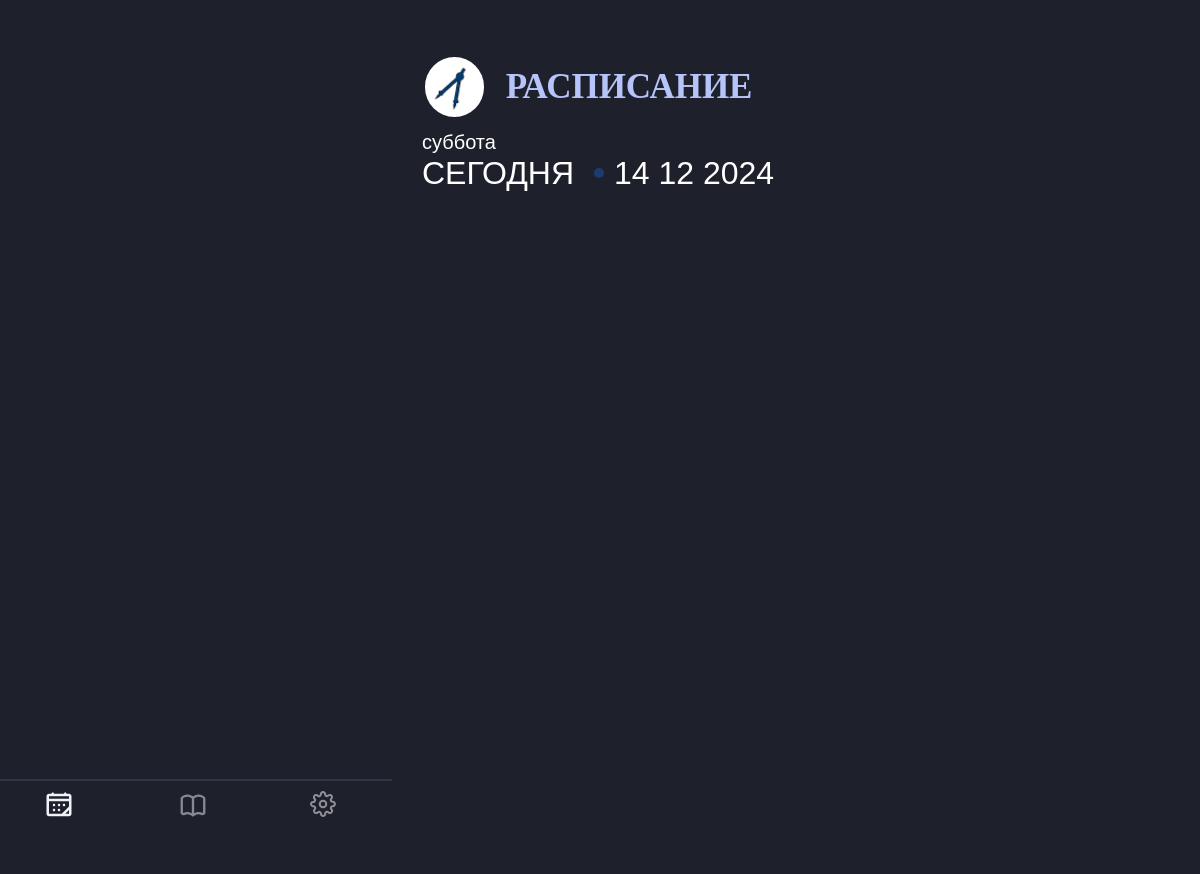
The page /timetable/ on the database as committed earlier.
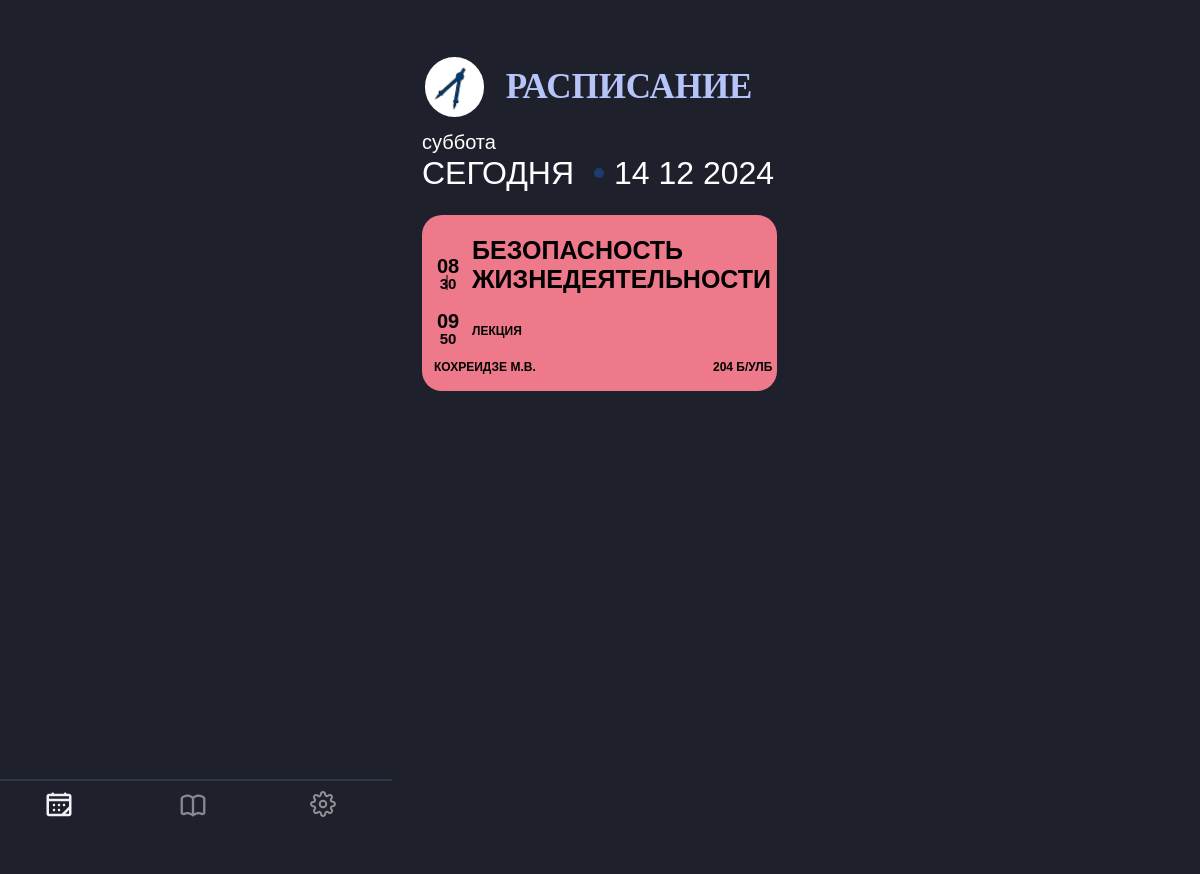
The same page on the database as committed later.
### timetable/models.py (models this page shows, shortened)
class Timetable(models.Model): # Создаём новый класс, который будет служить для блога моделью, указывая все необходимые элементы.
   week_type = models.CharField(max_length=30)#Чётность недели
   time_range = models.CharField(max_length=30)#Время пары Пример: (10:00 11:20)
   subject_name = models.CharField(max_length=300) #Название пары
   subject_type = models.CharField(max_length=30)#Вид пары
   teacher = models.CharField(max_length=200)#Преподаватель
   location = models.CharField(max_length=100)#Место проведения

### timetable/views.py (the view)
# urls.py: path('', views.TimetableListView.as_view(), name = "timetable_list"),
class TimetableListView(ListView):
    model = Timetable
    queryset = Timetable.objects.all().order_by("time_range")
    def get_context_data(self,*args, **kwargs):
            model = Timetable
            queryset = Timetable.objects.all().order_by("time_range")
            context = super(TimetableListView, self).get_context_data(*args,**kwargs)
            context['Timetable_list'] = queryset
            today = date.today()
            def day_of_week(day):
                if day == 'Monday':
                    return 'понедельник'
                elif day == 'Tuesday':
                    return 'вторник'
                elif day == 'Wednesday':
                    return 'среда'
                elif day == 'Thursday':
                    return 'четверг'
                elif day == 'Friday':
                    return 'пятница'
                elif day == 'Saturday':
                    return 'суббота'
                elif day == 'Sunday':
                    return 'воскресенье'
            day_type = day_of_week(today.strftime('%A'))
            today = str(today).split('-')
            today = ' '.join(today[::-1])
            '''
            def time_dupl(rng):
                        #range = "10:00 11:20" =>
                        rng = rng.split()
                        rng = list(map(lambda x: x.split(':'),rng))
                        return rng
            cntx = {}
            for i in queryset:
                rng = time_dupl(i.time_range)
                if cntx == {}:
                    cntx = {'st1':rng[0][0],
                                'en1': rng[0][1],
                                'st2':rng[1][0],
                                'en2':rng[1][1]}
                else:
                    cntx =
            context['timing'] = cntx
            '''
            context['today'] = today
            context['day_type'] = day_type
            return context

### timetable/templates/timetable/timetable_list.html
{% extends "timetable/base.html" %}
{% load static %}
{% block content %}
    {% for timetable in timetable_list %}
        <div class="{{ timetable.subject_name }}">
            {%if timetable.subject_type == "Практика"%}
            <div class="overlap-group">
            {%elif timetable.subject_type == "КОП"%}
            <div class="overlap">
            {%elif timetable.subject_type == "Лекция"%}
            <div class="overlap-2">
            {%endif%}
                <p class="element">
                    <span class="span">{{ timetable.time_range|slice:":2" }}<br/></span><span class="text-wrapper-5">{{ timetable.time_range|slice:"3:5" }}</span>
                </p>
                <p class="p">
                    <span class="span">{{ timetable.time_range|slice:"6:8" }}<br /></span> <span class="text-wrapper-5">{{ timetable.time_range|slice:"9:11" }}</span>
                </p>
                <img class="line" src="{% static 'img/line.svg' %}"/>
                <div class="overlap-group-2">
                    <div class="text-wrapper-6"><a style = "text-transform:uppercase;">{{ timetable.subject_name }}</a></div>
                    <div class="text-wrapper-7">{{ timetable.subject_type }}</div>
                </div>
                <div class="text-wrapper-8">{{ timetable.teacher }}</div>
                <div class="text-wrapper-9">{{ timetable.location }}</div>
            </div>
        </div>
    {% endfor %}
{% endblock %}

### timetable/templates/timetable/base.html (shortened to what this page needs)
{% load static %}
<!DOCTYPE html>
<head>
   <link rel="stylesheet" href="{% static 'css/style_schedule.css' %}">
   <link rel="stylesheet" href="{% static 'css/styleguide_schedule.css' %}">
</head>
<body>
  <div class="div-wrapper">
    <div class="div">
        <div class="view">
            <div class="frame">
                <img class="mask-group" src="{% static 'img/mask-group.png'%}" />
                <div class="text-wrapper">РАСПИСАНИЕ</div>
            </div>
            <div class="text-wrapper-2">СЕГОДНЯ</div>
            <div class="text-wrapper-3">{{ day_type }}</div>
            <div class="ellipse"></div>
            <div class="text-wrapper-4">{{ today }}</div>
        </div>
        <div class = "group">
        {% block content %}
        {% endblock %}
        </div>
        <div class="view-2">
            <div class="overlap-6">
                <img class="settings" src="{% static 'img/settings.svg' %}"/>
                <img class="element-general-book" src="{% static 'img/book.svg' %}" />
                <a href="/timetable">
                <img class="element-general-calendar" src="{% static 'img/calendar.svg' %}" />
                </a>
            </div>
        </div>
    </div>
</div>
</body>
</html>

Rows that differ between the two databases and show on the page:
added Timetable: time_range "08", time_range "30", time_range "09", time_range "50", subject_name "БЕЗОПАСНОСТЬ ЖИЗНЕДЕЯТЕЛЬНОСТИ", subject_type "ЛЕКЦИЯ", teacher "КОХРЕИДЗЕ М.В.", location "204 Б/УЛБ"
